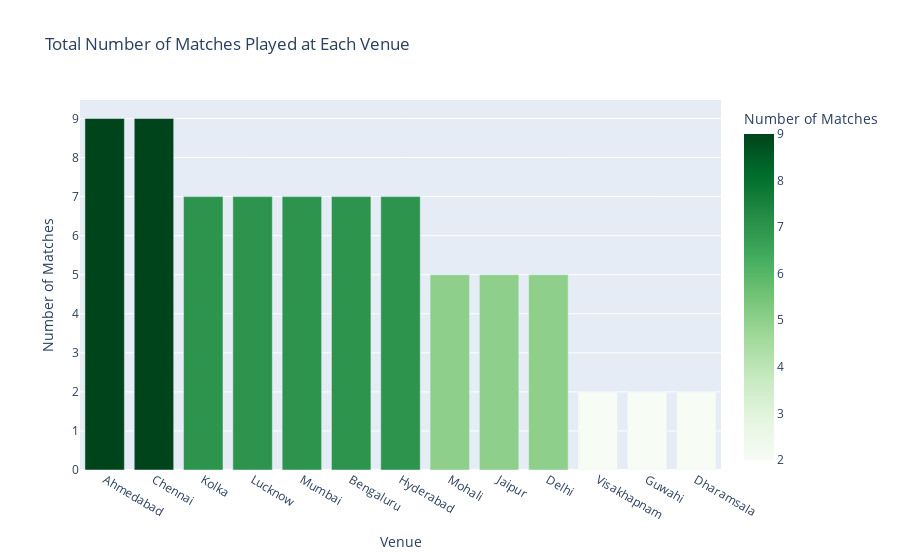

The code cell stored with this chart in its notebook:
### Code cell
px.bar(
    venue_analysis,
    x='Venue',
    y='Total Matches',
    title='Total Number of Matches Played at Each Venue',
    labels={'Total Matches': 'Number of Matches'},
    color='Total Matches',
    color_continuous_scale='Greens'
)

### Figure 1 — Plotly figure (JSON) as saved in the notebook; plotly's stock layout.template omitted (floating-point values rounded to 4 significant figures)
{"data": [{"alignmentgroup": "True", "hovertemplate": "Venue=%{x}<br>Number of Matches=%{marker.color}<extra></extra>", "legendgroup": "", "marker": {"color": [9, 9, 7, 7, 7, 7, 7, 5, 5, 5, 2, 2, 2], "coloraxis": "coloraxis", "pattern": {"shape": ""}}, "name": "", "offsetgroup": "", "orientation": "v", "showlegend": false, "textposition": "auto", "type": "bar", "x": ["Ahmedabad", "Chennai", "Kolka", "Lucknow", "Mumbai", "Bengaluru", "Hyderabad", "Mohali", "Jaipur", "Delhi", "Visakhapnam", "Guwahi", "Dharamsala"], "xaxis": "x", "y": [9, 9, 7, 7, 7, 7, 7, 5, 5, 5, 2, 2, 2], "yaxis": "y"}], "layout": {"barmode": "relative", "coloraxis": {"colorbar": {"title": {"text": "Number of Matches"}}, "colorscale": [[0, "rgb(247,252,245)"], [0.125, "rgb(229,245,224)"], [0.25, "rgb(199,233,192)"], [0.375, "rgb(161,217,155)"], [0.5, "rgb(116,196,118)"], [0.625, "rgb(65,171,93)"], [0.75, "rgb(35,139,69)"], [0.875, "rgb(0,109,44)"], [1, "rgb(0,68,27)"]]}, "legend": {"tracegroupgap": 0}, "title": {"text": "Total Number of Matches Played at Each Venue"}, "xaxis": {"anchor": "y", "domain": [0, 1], "title": {"text": "Venue"}}, "yaxis": {"anchor": "x", "domain": [0, 1], "title": {"text": "Number of Matches"}}}}
